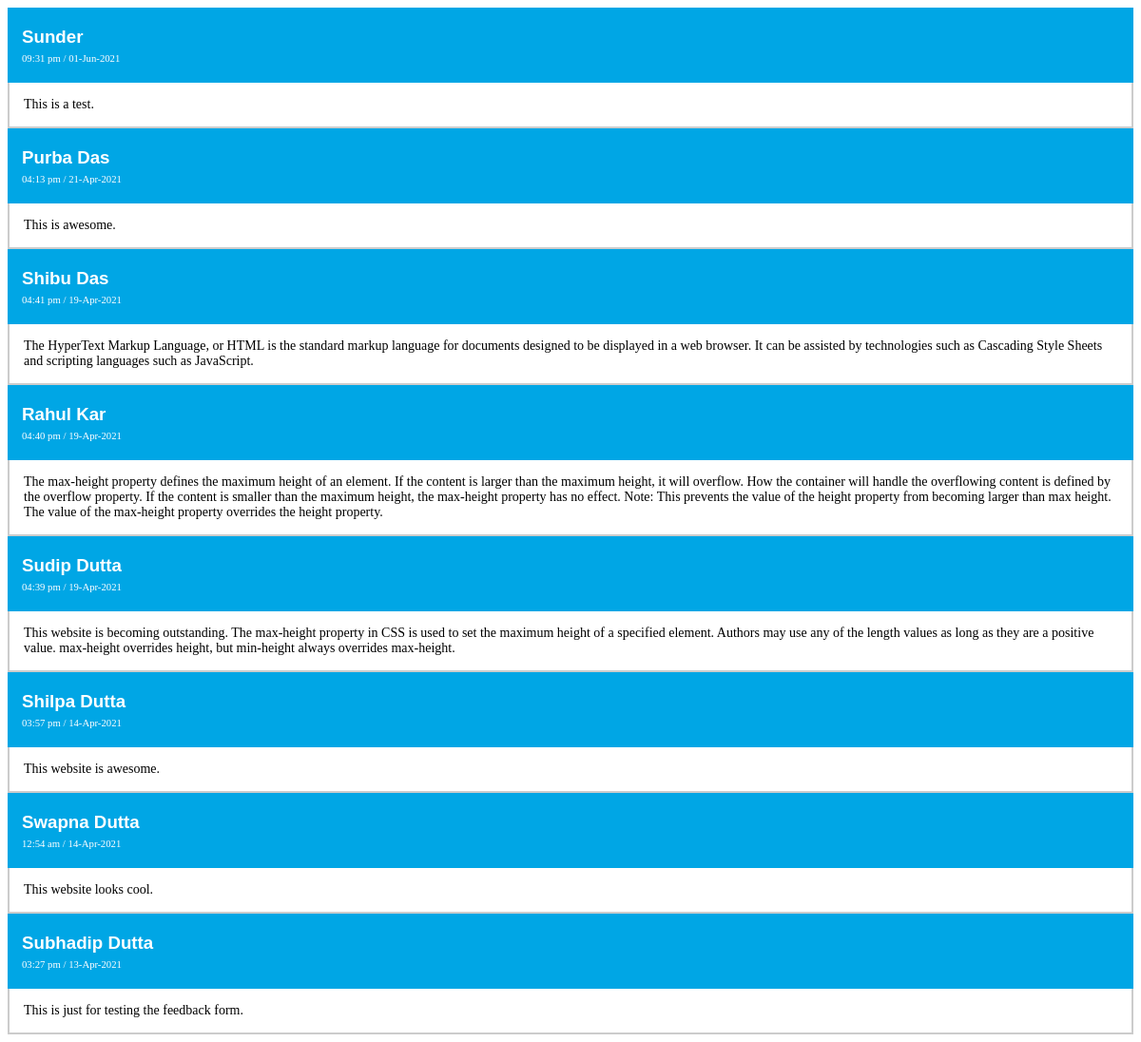
The app's page /PHP/fetch_comment.php with its own data.
### tables this page shows
CREATE TABLE `feedback_db` (
  `comment_id` bigint(20) NOT NULL,
  `full_name` varchar(100) NOT NULL,
  `user_email` varchar(100) NOT NULL,
  `comment` text NOT NULL,
  `time` timestamp NOT NULL DEFAULT current_timestamp()
);

### PHP/fetch_comment.php (the view, shortened to what this page needs)
<?php
	require_once('connection.php');
	$sql= "SELECT * FROM feedback_db ORDER BY comment_id DESC";
	$results = mysqli_query($connection, $sql);
	while($row= mysqli_fetch_assoc($results)){
		$date = strtotime('+330 minutes',strtotime($row["time"]));
		$date_format = date("h:i a"." / "." d-M-Y ", $date);
		$output = '
		<div class="review">
		<div class="section_top">
		<h3 class="reviewer_name" style="">' . $row["full_name"].'</h3>
		<h6 class="submission_time" style="">'. $date_format.'</h6></div>
		<div class="message_comment">'.
		$row["comment"].
		'</div>
		</div>';
		echo $output;
	}
?>

### PHP/fetch_comment.php (style rules this page uses)
.submission_time, .reviewer_name { margin: 5px 0; }
.submission_time { font-weight:400; }
.reviewer_name { font-family: Verdana, sans-serif; }
.section_top { background-color:#00a6e5; color:#fff; padding:15px; }
.message_comment { font-size:14px; padding:15px; border:2px solid #ccc; border-top:0; max-height: 200px; overflow: auto; }

### records on screen
feedback_db: full_name "Sunder", time "09:31 pm / 01-Jun-2021", comment "This is a test."
feedback_db: full_name "Purba Das", time "04:13 pm / 21-Apr-2021", comment "This is awesome."
feedback_db: full_name "Shibu Das", time "04:41 pm / 19-Apr-2021", comment "The HyperText Markup Language, or HTML is the standard markup language for documents designed to be displayed in a web browser. It can be assisted by technologies such as Cascading Style Sheets and scripting languages such as JavaScript."
feedback_db: full_name "Rahul Kar", time "04:40 pm / 19-Apr-2021", comment "The max-height property defines the maximum height of an element. If the content is larger than the maximum height, it will overflow. How the container will handle the overflowing content is defined by the overflow property. If the content is smaller than the maximum height, the max-height property has no effect. Note: This prevents the value of the height property from becoming larger than max height. The value of the max-height property overrides the height property."
feedback_db: full_name "Sudip Dutta", time "04:39 pm / 19-Apr-2021", comment "This website is becoming outstanding. The max-height property in CSS is used to set the maximum height of a specified element. Authors may use any of the length values as long as they are a positive value. max-height overrides height, but min-height always overrides max-height."
feedback_db: full_name "Shilpa Dutta", time "03:57 pm / 14-Apr-2021", comment "This website is awesome."
feedback_db: full_name "Swapna Dutta", time "12:54 am / 14-Apr-2021", comment "This website looks cool."
feedback_db: full_name "Subhadip Dutta", time "03:27 pm / 13-Apr-2021", comment "This is just for testing the feedback form."
